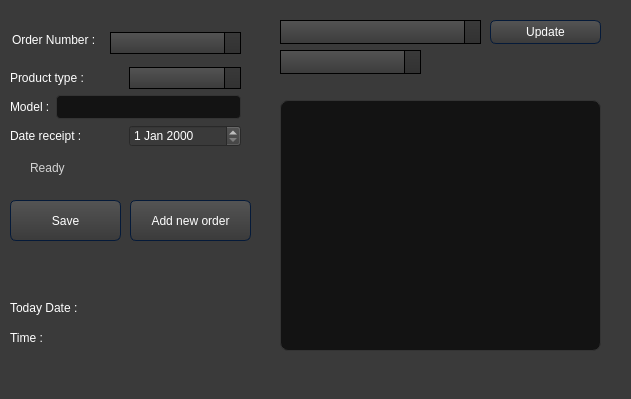
<?xml version="1.0" encoding="UTF-8"?>
<ui version="4.0">
 <class>MainWindow</class>
 <widget class="QMainWindow" name="MainWindow">
  <property name="geometry">
   <rect>
    <x>0</x>
    <y>0</y>
    <width>631</width>
    <height>399</height>
   </rect>
  </property>
  <property name="windowTitle">
   <string>MainWindow</string>
  </property>
  <property name="styleSheet">
   <string notr="true">/*-----QWidget-----*/   
QWidget
{
	background-color: #3a3a3a;
	color: #fff;
	selection-background-color: #b78620;
	selection-color: #000;

}


/*-----QPushButton-----*/
QPushButton
{
	background-color: qlineargradient(spread:repeat, x1:1, y1:0, x2:1, y2:1, stop:0 rgba(84, 84, 84, 255),stop:1 rgba(59, 59, 59, 255));
	color: #ffffff;
	min-width: 80px;
	border-style: solid;
	border-width: 1px;
	border-radius: 6px;
	border-color: #051a39;
	padding: 5px;

}


QPushButton::flat
{
	background-color: transparent;
	border: none;
	color: #fff;

}


QPushButton::disabled
{
	background-color: #404040;
	color: #656565;
	border-color:  rgb(175, 168, 167)    /*#051a39;*/

}


QPushButton::hover
{
	background-color: rgba(183, 134, 32, 20%);
	border: 1px solid #b78620;

}


QPushButton::pressed
{
	background-color: qlineargradient(spread:repeat, x1:1, y1:0, x2:1, y2:1, stop:0 rgba(74, 74, 74, 255),stop:1 rgba(49, 49, 49, 255));
	border: 1px solid #b78620;

}


QPushButton::checked
{
	background-color: qlineargradient(spread:repeat, x1:1, y1:0, x2:1, y2:1, stop:0 rgba(74, 74, 74, 255),stop:1 rgba(49, 49, 49, 255));
	border: 1px solid #222;

}


/*-----QPlainTExtEdit-----*/
QPlainTextEdit
{
	background-color: #131313;
	color : #eee;
	border: 1px solid #343434;
	border-radius: 8px;
	padding: 3px;
	padding-left: 5px;

}

/*-----QLabel-----*/
QLabel
{
	background-color: transparent;
	color: #fff;

}

/*-----QLineEdit-----*/
QLineEdit
{
	
	selection-background-color: darkgray;
	background-color: #131313;
	color : #eee;
	border: 1px solid #343434;
	border-radius: 4px;
	padding: 3px;
	padding-left: 5px;

}


QLineEdit:disabled
{
	background-color: rgb(47, 49, 49);
	color : rgb(150, 148, 152)

}


/*-----QCheckBox-----*/
QCheckBox
{
	background-color: transparent;
    color: lightgray;
	border: none;

}

QCheckBox::indicator:unchecked:hover
{
	border: 1px solid #b78620; 
	border-radius: 5px;

}


QCheckBox::disabled
{
	color: #656565;

}


QCheckBox::indicator:disabled
{
	background-color: #656565;
	color: #656565;
    border: 1px solid #656565;

}

/*-----QComboBox-----*/
QComboBox
{
    background-color: qlineargradient(spread:repeat, x1:1, y1:0, x2:1, y2:1, stop:0 rgba(84, 84, 84, 255),stop:1 rgba(59, 59, 59, 255));
    border: 1px solid #000;
    padding-left: 6px;
    color: #ffffff;
    height: 20px;

}


QComboBox::disabled
{
	background-color: #404040;
	color: #656565;
	border-color: #051a39;

}


QComboBox:on
{
    background-color: #b78620;
	color: #000;

}


QComboBox QAbstractItemView
{
    background-color: #383838;
    color: #ffffff;
    border: 1px solid black;
    selection-background-color: #b78620;
    outline: 0;

}


QComboBox::drop-down
{
	background-color: qlineargradient(spread:repeat, x1:1, y1:0, x2:1, y2:1, stop:0 rgba(57, 57, 57, 255),stop:1 rgba(50, 50, 50, 255));
    subcontrol-origin: padding;
    subcontrol-position: top right;
    width: 15px;
    border-left-width: 1px;
    border-left-color: black;
    border-left-style: solid; 

}


QComboBox::down-arrow
{
    image: url(://arrow-down.png);
    width: 8px;
    height: 8px;
}


</string>
  </property>
  <widget class="QWidget" name="centralwidget">
   <widget class="QPushButton" name="saveButton">
    <property name="geometry">
     <rect>
      <x>10</x>
      <y>200</y>
      <width>111</width>
      <height>41</height>
     </rect>
    </property>
    <property name="text">
     <string>Save</string>
    </property>
   </widget>
   <widget class="QComboBox" name="viewBox">
    <property name="geometry">
     <rect>
      <x>280</x>
      <y>20</y>
      <width>201</width>
      <height>24</height>
     </rect>
    </property>
   </widget>
   <widget class="QComboBox" name="orderNumBox">
    <property name="geometry">
     <rect>
      <x>110</x>
      <y>32</y>
      <width>131</width>
      <height>22</height>
     </rect>
    </property>
   </widget>
   <widget class="QLabel" name="label_4">
    <property name="geometry">
     <rect>
      <x>12</x>
      <y>32</y>
      <width>94</width>
      <height>16</height>
     </rect>
    </property>
    <property name="text">
     <string>Order Number :</string>
    </property>
   </widget>
   <widget class="QPushButton" name="addButton">
    <property name="geometry">
     <rect>
      <x>130</x>
      <y>200</y>
      <width>121</width>
      <height>41</height>
     </rect>
    </property>
    <property name="text">
     <string>Add new order</string>
    </property>
   </widget>
   <widget class="QPlainTextEdit" name="textEdit">
    <property name="geometry">
     <rect>
      <x>280</x>
      <y>100</y>
      <width>321</width>
      <height>251</height>
     </rect>
    </property>
   </widget>
   <widget class="QPushButton" name="updateButton">
    <property name="geometry">
     <rect>
      <x>490</x>
      <y>20</y>
      <width>111</width>
      <height>24</height>
     </rect>
    </property>
    <property name="text">
     <string>Update</string>
    </property>
   </widget>
   <widget class="QComboBox" name="prodTypeBox_2">
    <property name="geometry">
     <rect>
      <x>280</x>
      <y>50</y>
      <width>141</width>
      <height>24</height>
     </rect>
    </property>
   </widget>
   <widget class="QLabel" name="label_5">
    <property name="geometry">
     <rect>
      <x>10</x>
      <y>300</y>
      <width>81</width>
      <height>16</height>
     </rect>
    </property>
    <property name="text">
     <string>Today Date :</string>
    </property>
   </widget>
   <widget class="QLabel" name="dateLabel">
    <property name="geometry">
     <rect>
      <x>100</x>
      <y>300</y>
      <width>101</width>
      <height>16</height>
     </rect>
    </property>
    <property name="text">
     <string/>
    </property>
   </widget>
   <widget class="QLabel" name="label_6">
    <property name="geometry">
     <rect>
      <x>10</x>
      <y>330</y>
      <width>51</width>
      <height>16</height>
     </rect>
    </property>
    <property name="text">
     <string>Time :</string>
    </property>
   </widget>
   <widget class="QLabel" name="timeLabel">
    <property name="geometry">
     <rect>
      <x>60</x>
      <y>330</y>
      <width>101</width>
      <height>16</height>
     </rect>
    </property>
    <property name="text">
     <string/>
    </property>
   </widget>
   <widget class="QWidget" name="">
    <property name="geometry">
     <rect>
      <x>10</x>
      <y>60</y>
      <width>231</width>
      <height>123</height>
     </rect>
    </property>
    <layout class="QVBoxLayout" name="verticalLayout_2">
     <item>
      <layout class="QVBoxLayout" name="verticalLayout">
       <item>
        <layout class="QHBoxLayout" name="horizontalLayout">
         <item>
          <widget class="QLabel" name="label">
           <property name="text">
            <string>Product type :</string>
           </property>
          </widget>
         </item>
         <item>
          <widget class="QComboBox" name="prodTypeBox"/>
         </item>
        </layout>
       </item>
       <item>
        <layout class="QHBoxLayout" name="horizontalLayout_2">
         <item>
          <widget class="QLabel" name="label_3">
           <property name="text">
            <string>Model :</string>
           </property>
          </widget>
         </item>
         <item>
          <widget class="QLineEdit" name="modelEdit"/>
         </item>
        </layout>
       </item>
       <item>
        <layout class="QHBoxLayout" name="horizontalLayout_3">
         <item>
          <widget class="QLabel" name="label_2">
           <property name="text">
            <string>Date receipt :</string>
           </property>
          </widget>
         </item>
         <item>
          <widget class="QDateEdit" name="dateEdit"/>
         </item>
        </layout>
       </item>
      </layout>
     </item>
     <item>
      <widget class="QCheckBox" name="isReadyCheck">
       <property name="text">
        <string>Ready</string>
       </property>
      </widget>
     </item>
    </layout>
   </widget>
  </widget>
  <widget class="QMenuBar" name="menubar">
   <property name="geometry">
    <rect>
     <x>0</x>
     <y>0</y>
     <width>631</width>
     <height>22</height>
    </rect>
   </property>
  </widget>
  <widget class="QStatusBar" name="statusbar"/>
 </widget>
 <resources/>
 <connections/>
</ui>
